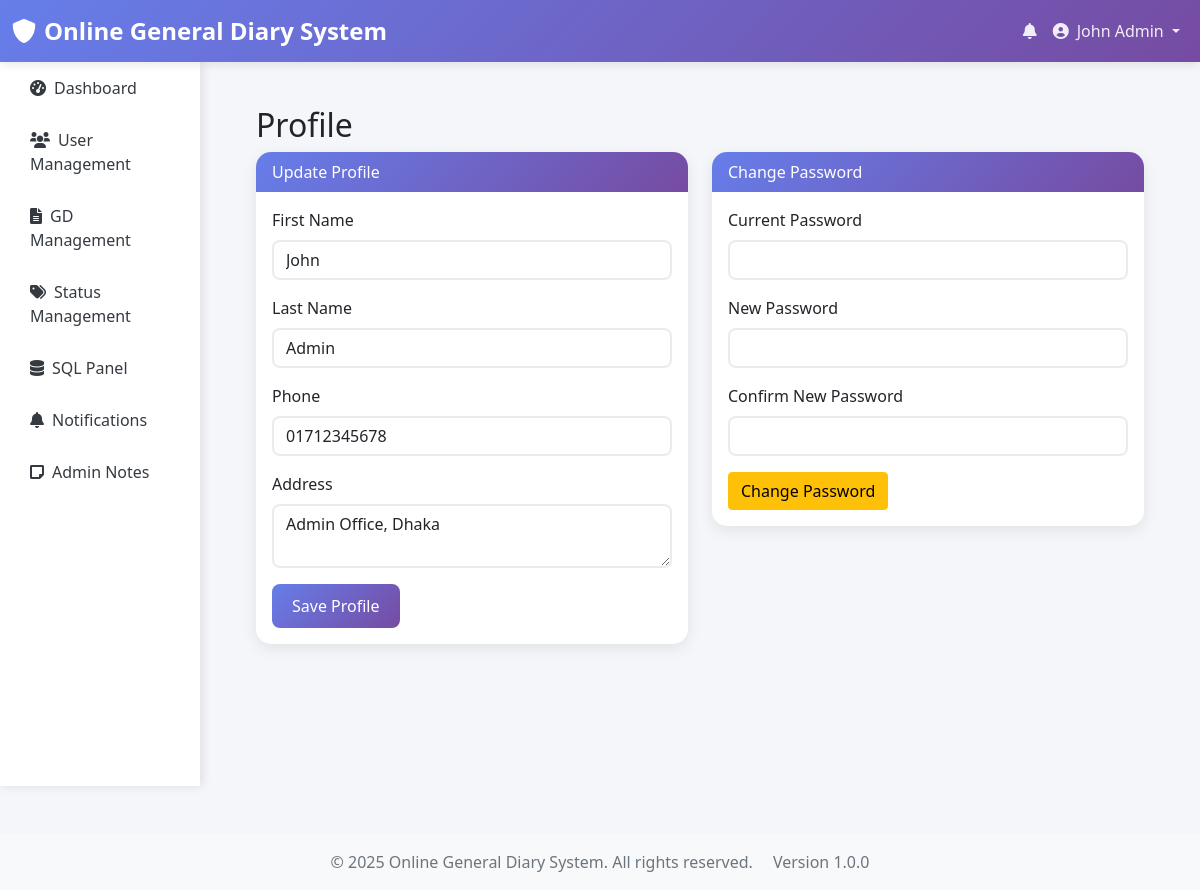
Screenshot of /admin/profile.php (signed in) with the database file from the repository.
### tables this page shows
CREATE TABLE IF NOT EXISTS users (
    user_id INT AUTO_INCREMENT PRIMARY KEY,
    f_name VARCHAR(50) NOT NULL,
    l_name VARCHAR(50) NOT NULL,
    email VARCHAR(100) UNIQUE NOT NULL,
    password VARCHAR(255) NOT NULL,
    phone VARCHAR(20),
    nid VARCHAR(20) UNIQUE,
    address TEXT,
    role ENUM('admin', 'si', 'user') NOT NULL DEFAULT 'user',
    is_active BOOLEAN DEFAULT TRUE,
    created_at TIMESTAMP DEFAULT CURRENT_TIMESTAMP,
    updated_at TIMESTAMP DEFAULT CURRENT_TIMESTAMP ON UPDATE CURRENT_TIMESTAMP,
    INDEX idx_email (email),
    INDEX idx_role (role),
    INDEX idx_nid (nid)
);

### includes/auth.php (called while the page is built, shortened)
<?php
$projectRoot = dirname(__DIR__);
require_once $projectRoot . '/config/config.php';
require_once $projectRoot . '/config/db.php';
function isLoggedIn() {
    return isset($_SESSION['user_id']) && !empty($_SESSION['user_id']);
}
function getCurrentUser() {
    $sql = "SELECT * FROM users WHERE user_id = ? AND is_active = 1";
    return fetchRow($sql, [$_SESSION['user_id']]);
}

### config/db.php (called while the page is built, shortened)
<?php
class Database {
    private $host = 'localhost';
    private $db_name = 'online_gd_system';
    private $username = 'root';
    private $password = '';
    private $charset = 'utf8mb4';
    public function getConnection() {
        $this->pdo = null;
        try {
            $dsn = "mysql:host=" . $this->host . ";dbname=" . $this->db_name . ";charset=" . $this->charset;
            $options = [
                PDO::ATTR_ERRMODE            => PDO::ERRMODE_EXCEPTION,
                PDO::ATTR_DEFAULT_FETCH_MODE => PDO::FETCH_ASSOC,
                PDO::ATTR_EMULATE_PREPARES   => false,
                PDO::MYSQL_ATTR_INIT_COMMAND => "SET NAMES utf8mb4"
            ];
            $this->pdo = new PDO($dsn, $this->username, $this->password, $options);
        } catch(PDOException $exception) {
            error_log("Database connection error: " . $exception->getMessage());
            die("Database connection failed. Please check your configuration.");
        }
        return $this->pdo;
        return $this->pdo;
    }
}
$database = new Database();
$pdo = $database->getConnection();
function executeQuery($sql, $params = []) {
    global $pdo;
    try {
        $stmt = $pdo->prepare($sql);
        $stmt->execute($params);
        return $stmt;
    } catch(PDOException $e) {
        error_log("Query execution error: " . $e->getMessage());
        return false;
    }
}
function fetchRow($sql, $params = []) {
    $stmt = executeQuery($sql, $params);
    return $stmt ? $stmt->fetch() : false;
}

### admin/profile.php (the view, shortened to what this page needs)
<?php
require_once '../includes/auth.php';
?>
<?php include '../header.php'; ?>
<div class="container">
    <h2 class="mt-4">Profile</h2>
    <div class="row">
        <div class="col-md-6">
            <div class="card mb-4">
                <div class="card-header">Update Profile</div>
                <div class="card-body">
                    <form method="POST">
                        <div class="mb-3">
                            <label class="form-label">First Name</label>
                            <input type="text" name="f_name" class="form-control" value="<?php echo htmlspecialchars($currentUser['f_name']); ?>" required>
                        </div>
                        <div class="mb-3">
                            <label class="form-label">Last Name</label>
                            <input type="text" name="l_name" class="form-control" value="<?php echo htmlspecialchars($currentUser['l_name']); ?>" required>
                        </div>
                        <div class="mb-3">
                            <label class="form-label">Phone</label>
                            <input type="text" name="phone" class="form-control" value="<?php echo htmlspecialchars($currentUser['phone']); ?>">
                        </div>
                        <div class="mb-3">
                            <label class="form-label">Address</label>
                            <textarea name="address" class="form-control"><?php echo htmlspecialchars($currentUser['address']); ?></textarea>
                        </div>
                        <button class="btn btn-primary">Save Profile</button>
                    </form>
                </div>
            </div>
        </div>
        <div class="col-md-6">
            <div class="card mb-4">
                <div class="card-header">Change Password</div>
                <div class="card-body">
                    <form method="POST">
                        <div class="mb-3">
                            <label class="form-label">Current Password</label>
                            <input type="password" name="current_password" class="form-control" required>
                        </div>
                        <div class="mb-3">
                            <label class="form-label">New Password</label>
                            <input type="password" name="new_password" class="form-control" required>
                        </div>
                        <div class="mb-3">
                            <label class="form-label">Confirm New Password</label>
                            <input type="password" name="confirm_password" class="form-control" required>
                        </div>
                        <button class="btn btn-warning">Change Password</button>
                    </form>
                </div>
            </div>
        </div>
    </div>
</div>
<?php include '../footer.php'; ?>

### header.php (shortened to what this page needs)
<?php
$currentUser = getCurrentUser();
?>
<!DOCTYPE html>
<html lang="en">
<head>
    <link href="https://cdn.jsdelivr.net/npm/bootstrap@5.1.3/dist/css/bootstrap.min.css" rel="stylesheet">
    <link href="https://cdnjs.cloudflare.com/ajax/libs/font-awesome/6.0.0/css/all.min.css" rel="stylesheet">
</head>
<body>
    <nav class="navbar navbar-expand-lg navbar-dark">
        <div class="container-fluid">
            <a class="navbar-brand" href="<?php echo APP_URL; ?>">
                <i class="fas fa-shield-alt me-2"></i><?php echo APP_NAME; ?>
            </a>
            <div class="collapse navbar-collapse" id="navbarNav">
                <ul class="navbar-nav ms-auto">
                    <?php if ($currentUser): ?>
                        <li class="nav-item dropdown">
                            <a class="nav-link position-relative" href="#" id="notificationDropdown" role="button" data-bs-toggle="dropdown">
                                <i class="fas fa-bell"></i>
                            </a>
                        </li>
                        <li class="nav-item dropdown">
                            <a class="nav-link dropdown-toggle" href="#" id="userDropdown" role="button" data-bs-toggle="dropdown">
                                <i class="fas fa-user-circle me-2"></i><?php echo htmlspecialchars($currentUser['f_name'] . ' ' . $currentUser['l_name']); ?>
                            </a>
                        </li>
                    <?php endif; ?>
                </ul>
            </div>
        </div>
    </nav>
    <div class="container-fluid">
        <div class="row">
            <?php if ($currentUser): ?>
                <div class="col-md-3 col-lg-2 p-0">
                    <div class="sidebar">
                        <nav class="nav flex-column">
                            <?php
                            $currentRole = $currentUser['role'];
                            $currentPage = basename($_SERVER['PHP_SELF'], '.php');
                            $menuItems = [];
                            if ($currentRole === 'admin') {
                                $menuItems = [
                                    ['dashboard.php', 'fas fa-tachometer-alt', 'Dashboard'],
                                    ['users.php', 'fas fa-users', 'User Management'],
                                    ['gd_management.php', 'fas fa-file-alt', 'GD Management'],
                                    ['status_management.php', 'fas fa-tags', 'Status Management'],
                                    ['sql_panel.php', 'fas fa-database', 'SQL Panel'],
                                    ['notifications.php', 'fas fa-bell', 'Notifications'],
                                    ['admin_notes.php', 'fas fa-sticky-note', 'Admin Notes']
                                ];
                            } elseif ($currentRole === 'si') {
                                $menuItems = [
                                    ['dashboard.php', 'fas fa-tachometer-alt', 'Dashboard'],
                                    ['assigned_gds.php', 'fas fa-tasks', 'Assigned GDs'],
                                    ['notifications.php', 'fas fa-bell', 'Notifications']
                                ];
                            }
                            foreach ($menuItems as $item):
                                $isActive = ($item[0] === $currentPage) ? 'active' : '';
                            ?>
                                <a class="nav-link <?php echo $isActive; ?>" href="<?php echo APP_URL; ?>/<?php echo $currentRole; ?>/<?php echo $item[0]; ?>">
                                    <i class="<?php echo $item[1]; ?> me-2"></i><?php echo $item[2]; ?>
                                </a>
                            <?php endforeach; ?>
                        </nav>
                    </div>
                </div>
                <div class="col-md-9 col-lg-10">
                    <div class="main-content">
            <?php else: ?>
                <div class="col-12">
                    <div class="main-content">
            <?php endif; ?>

### header.php (style rules this page uses)
:root { --primary-color: #667eea; --secondary-color: #764ba2; --success-color: #28a745; --danger-color: #dc3545; --warning-color: #ffc107; --info-color: #17a2b8; --light-color: #f8f9fa; --dark-color: #343a40; }
body { font-family: 'Segoe UI', Tahoma, Geneva, Verdana, sans-serif; background-color: #f5f6fa; }
.navbar { background: linear-gradient(135deg, var(--primary-color) 0%, var(--secondary-color) 100%); box-shadow: 0 2px 10px rgba(0,0,0,0.1); }
.navbar-brand { font-weight: 700; font-size: 1.5rem; }
.navbar-nav .nav-link { color: rgba(255,255,255,0.9) !important; font-weight: 500; transition: all 0.3s ease; }
.sidebar { background: white; box-shadow: 2px 0 10px rgba(0,0,0,0.1); min-height: calc(100vh - 76px); }
.sidebar .nav-link { color: var(--dark-color); padding: 12px 20px; border-radius: 8px; margin: 2px 10px; transition: all 0.3s ease; }
.main-content { padding: 20px; }
.card { border: none; border-radius: 15px; box-shadow: 0 5px 15px rgba(0,0,0,0.08); transition: all 0.3s ease; }
.card-header { background: linear-gradient(135deg, var(--primary-color) 0%, var(--secondary-color) 100%); color: white; border-radius: 15px 15px 0 0 !important; border: none; }
.btn-primary { background: linear-gradient(135deg, var(--primary-color) 0%, var(--secondary-color) 100%); border: none; border-radius: 8px; padding: 10px 20px; transition: all 0.3s ease; }
.form-control { border-radius: 8px; border: 2px solid #e9ecef; transition: all 0.3s ease; }

### rows the page displays
users: f_name+l_name "John Admin", f_name "John", l_name "Admin", phone "01712345678", address "Admin Office, Dhaka"

### other values shown
APP_NAME "Online General Diary System"
$item[2] "Dashboard"
$item[2] "User Management"
$item[2] "GD Management"
$item[2] "Status Management"
$item[2] "SQL Panel"
$item[2] "Notifications"
$item[2] "Admin Notes"
APP_VERSION "1.0.0"
